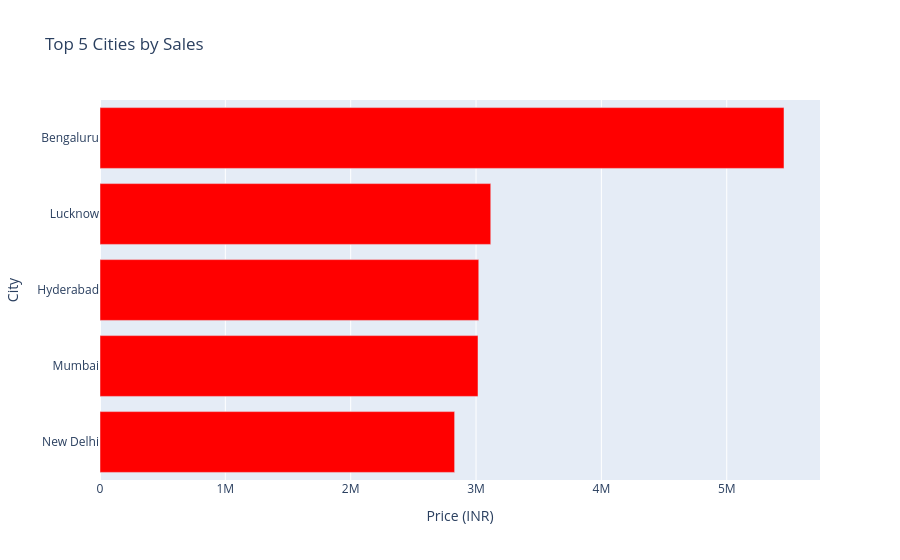

Notebook cell for this chart:
### Markdown cell above
#### Top 5 Cities By Sales

### Code cell
top_5_city = ( df.groupby("City")["Price (INR)"].sum().nlargest(5).sort_values().reset_index())

fig = px.bar ( top_5_city,
               x = "Price (INR)",
               y = "City",
               title = "Top 5 Cities by Sales",
               orientation = "h",
               color_discrete_sequence=["red"])

fig.show()

### Figure 1 — Plotly figure (JSON) as saved in the notebook; plotly's stock layout.template omitted (floating-point values rounded to 4 significant figures)
{"data": [{"hovertemplate": "Price (INR)=%{x}<br>City=%{y}<extra></extra>", "legendgroup": "", "marker": {"color": "red", "pattern": {"shape": ""}}, "name": "", "orientation": "h", "showlegend": false, "textposition": "auto", "type": "bar", "x": [2829000.0, 3016000.0, 3022000.0, 3117000.0, 5457000.0], "xaxis": "x", "y": ["New Delhi", "Mumbai", "Hyderabad", "Lucknow", "Bengaluru"], "yaxis": "y"}], "layout": {"barmode": "relative", "legend": {"tracegroupgap": 0}, "title": {"text": "Top 5 Cities by Sales"}, "xaxis": {"anchor": "y", "domain": [0, 1], "title": {"text": "Price (INR)"}}, "yaxis": {"anchor": "x", "domain": [0, 1], "title": {"text": "City"}}}}
